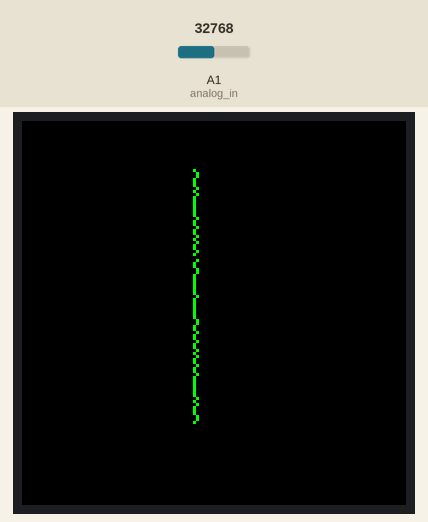
Simulated run of this program. Board: CircuitPython board. Parts: 128×128 colour display. The test bench sets the inputs (shaded band); at power-on: A1 (analog_in) = 32768 (analog values on the 0–65535 scale).

Above: at 1.2 s.
1.3 s: A1 (analog_in) set to 45874
At 1.7 s:
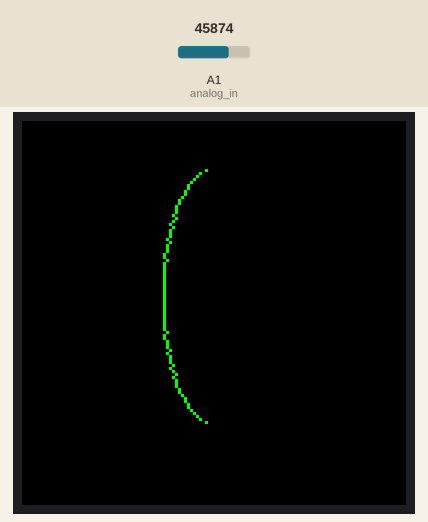
3.6 s: A1 (analog_in) set to 57670
At 4.3 s:
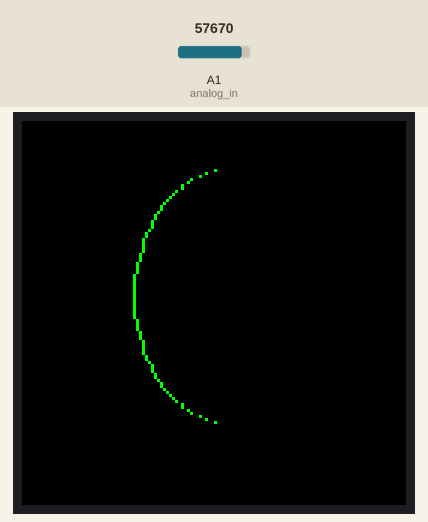
5.9 s: A1 (analog_in) set to 65535
At 6.5 s:
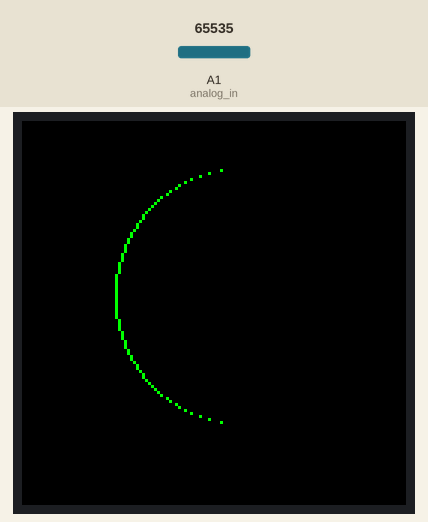
Timing chart, 0 to 8.9 s (numbered marks = the images above; inputs shaded):
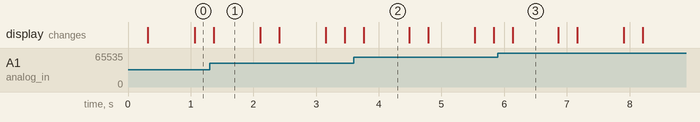

Measured:
- after the input at 1.3 s, the display: changes after 0.07 s (image 1)
- after the input at 3.6 s, the display: changes after 0.16 s (image 2)
- after the input at 5.9 s, the display: changes after 0.24 s (image 3)

The program:

happiness.py
```python
from math import sqrt
import board
import displayio
from adafruit_ssd1351 import SSD1351
from analogio import AnalogIn
import time

def happiness(v, D=128):
    xv = []
    yv = []
    r = D/3 - 2*v*D/3 # D/3 -> -D/3
    x0 = D/2 - 6
    y0 = D/2 - v*(D/1.5 + 30) + 10
    for x in range(128):
        if abs(x - x0) <= abs(r):
            xv.append(x)
            y = -sqrt(r**2 - (x - x0)**2) + y0
            if v > 0.5:
                y = -y
            yv.append(int(y))
    return xv, yv

x1, y1 = happiness(0)
x2, y2 = happiness(1)
xc = len(x1)
yv = [0]*xc
def interp(s, k):
    return round(y2[k] + (y1[k] - y2[k])*s)

analog_in = AnalogIn(board.A1)

spi = board.SPI()
METRO_PINS = {
    'cs': board.D5,
    'dc': board.D6,
    'reset': board.D9
}

ITSY_BITSY_PINS =  {
    'cs': board.D7,
    'dc': board.D9,
    'reset': board.D10
}

PINS = ITSY_BITSY_PINS
tft_cs = PINS['cs']
tft_dc = PINS['dc']

displayio.release_displays()
display_bus = displayio.FourWire(spi, command=tft_dc, chip_select=tft_cs, reset=PINS['reset'])

display = SSD1351(display_bus, width=128, height=128)

bitmap = displayio.Bitmap(128, 128, 2)
palette = displayio.Palette(2)
palette[0] = 0x000000
palette[1] = 0x00ff00
tile_grid = displayio.TileGrid(bitmap, pixel_shader=palette)
group = displayio.Group()
group.append(tile_grid)
display.show(group)
while True:
    v = analog_in.value/65536
    c = len(x1)
    for i in range(xc):
        bitmap[yv[i], x1[i]] = 0
        yv[i] = interp(v, i)
        bitmap[yv[i], x1[i]] = 1

    time.sleep(0.01)
```
